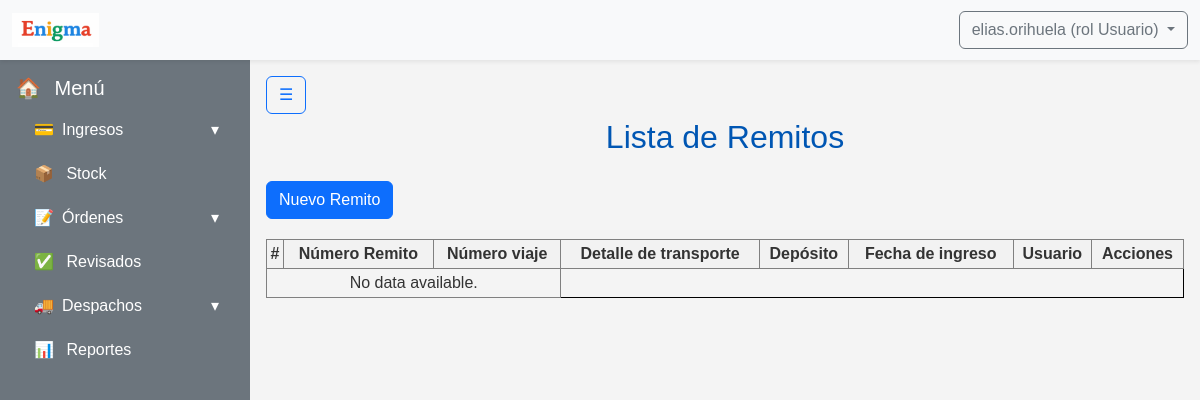
Page /ingresos/ingresos/ (signed in) on the earlier database version.
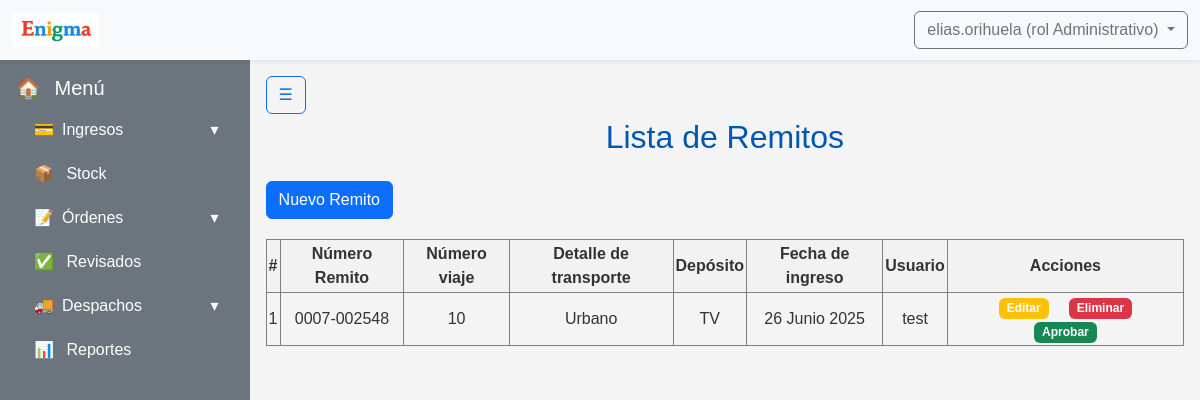
Same page on the later database version.
### apps/usuarios/models.py (models this page shows, shortened)
class Usuarios(AbstractBaseUser):
    username = models.CharField('Nombre de usuario', unique= True, max_length=60)
    email = models.EmailField('Correo electronico', max_length=254, unique= True)
    nombre = models.CharField(max_length=50)
    apellido = models.CharField(max_length=50)
    rol = models.ForeignKey(Roles, on_delete=models.CASCADE)
    activo = models.BooleanField(default=True)
    is_admin = models.BooleanField(default = False)
    is_superuser = models.BooleanField(default=False)
    is_staff = models.BooleanField(default=False)
    objects = UsuariosManager()
    USERNAME_FIELD = 'username'
    REQUIRED_FIELDS = ['nombre', 'apellido', 'email'] #campos necesarios para crear la cuenta por consola

class Roles(models.Model):
    id = models.AutoField(primary_key=True)
    nombre = models.CharField(max_length=50)
    def __str__(self):
        return self.nombre

### apps/ingresos/models.py (models this page shows, shortened)
class Remitos(ModeloBaseConUsuario):
    numero_remito = models.CharField(max_length=20)
    numero_viaje = models.IntegerField()
    detalle_transporte = models.CharField(max_length=30)
    deposito_id = models.ForeignKey('stock.Depositos', on_delete=models.PROTECT)
    fecha_ingreso = models.DateField(auto_now_add=True)
    aprobado = models.BooleanField(default=False)
    productos = models.ManyToManyField('Productos', through='RemitoProducto')

### apps/stock/models.py (models this page shows)
class Depositos(models.Model):
    id = models.AutoField(primary_key=True)
    nombre = models.CharField(max_length=50)
    def __str__(self):
        return self.nombre

### apps/ingresos/views.py (the view)
# urls.py: path('ingresos/', ListarRemitosView.as_view(), name='ingresos'),
class ListarRemitosView(ListView):
    model = Remitos
    template_name = 'remitos/listar.html'
    context_object_name = 'remitos'
    def get_queryset(self):
        return Remitos.objects.filter(aprobado=False)
    def get_context_data(self, **kwargs):
        context = super().get_context_data(**kwargs)
        context['show_navbar'] = True
        return context

### apps/ingresos/templates/remitos/listar.html
{% extends "base.html" %}
{% block content %}
<h2>Lista de Remitos</h2>
<a class="btn btn-primary" href="{% url 'crear_remito' %}">Nuevo Remito</a>
<table class="ingresos-table">
        <thead>
            <tr>
                <th>#</th>
                <th>Número Remito</th>
                <th>Número viaje</th>
                <th>Detalle de transporte</th>
                <th>Depósito</th>
                <th>Fecha de ingreso</th>
                <th>Usuario</th>
                <th>Acciones</th>
            </tr>
        </thead>
        <tbody>
            {% for remito in remitos %}
            <tr>
                <td>{{ forloop.counter }}</td>
                <td>{{ remito.numero_remito }}</td>
                <td>{{ remito.numero_viaje }}</td>
                <td>{{ remito.detalle_transporte }}</td>
                <td>{{ remito.deposito_id }}</td>
                <td>{{ remito.fecha_ingreso }}</td>
                <td>{{ remito.usuario.nombre }}</td>
                <td>
                    <a href="{% url 'editar_remito' remito.pk %}"><span class="badge bg-warning mx-2">Editar</span></a>
                    <a href="{% url 'eliminar_remito' remito.pk %}"><span class="badge bg-danger mx-2">Eliminar</span></a>
                    {% if not remito.aprobado %}
                        <a href="{% url 'aprobar_remito' remito.pk %}"><span class="badge bg-success mx-2">Aprobar</span></a>
                    {% endif %}
                </td>
            </tr>
            {% empty %}
            <tr>
                <td colspan="3">No data available.</td>
            </tr>
            {% endfor %}
        </tbody>
    </table>
{% endblock %}

### templates/includes/header.html (shortened to what this page needs)
{% load static %}
<nav class="navbar navbar-expand-lg navbar-light bg-light shadow-sm">
  <div class="container-fluid">
    <a class="navbar-brand d-flex align-items-center" href="{% url 'core:dashboard' %}">
      <div class="card-header"><img class="logo_form" src="{% static 'img/logo_form.png' %}" alt=""></div>
    </a>
    <div class="d-flex ms-auto">
      {% if user.is_authenticated %}
        <div class="dropdown">
          <a class="btn btn-outline-secondary dropdown-toggle" href="#" role="button" id="dropdownUser" data-bs-toggle="dropdown" aria-expanded="false">
            {{ user.username }} (rol {{ user.rol }})
          </a>
        </div>
      {% else %}
        <a href="{% url 'usuarios:register' %}" class="btn btn-outline-primary me-2">Registrarse</a>
        <a href="{% url 'usuarios:login' %}" class="btn btn-outline-success">Login</a>
      {% endif %}
    </div>
  </div>
</nav>

Differences in the rows shown:
changed Usuarios "elias.orihuela": rol "Usuario" → "Administrativo"
added Remitos: numero_remito "0007-002548", numero_viaje "10", detalle_transporte "Urbano", deposito_id "TV", fecha_ingreso "26 Junio 2025", usuario.nombre "test", aprobado "Aprobar"
Other differences:
text no longer shown: "No data available."
